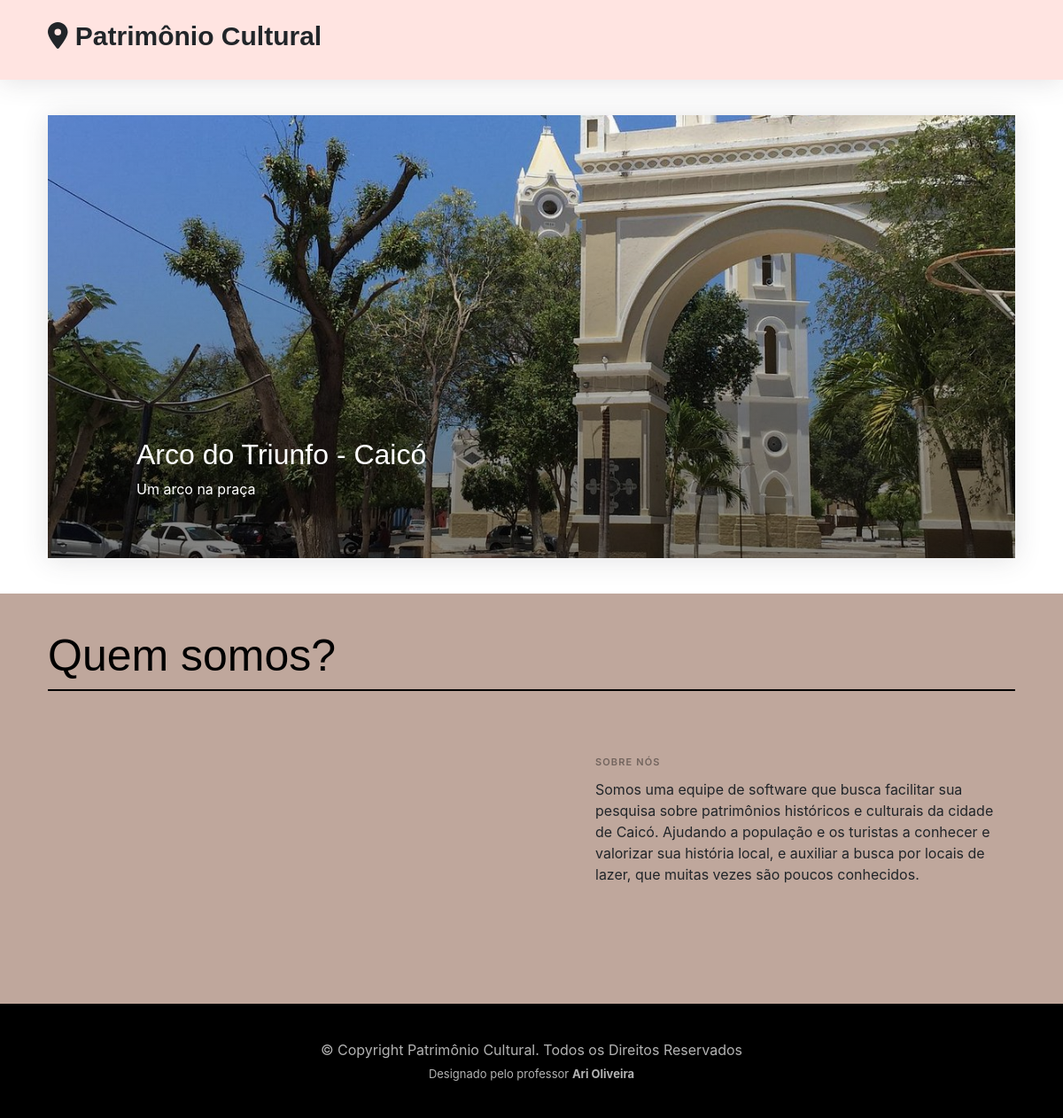
The page / on the database its author committed.
### PC/models.py (models this page shows, shortened)
class Patrimonio(models.Model):
    codigo = models.AutoField(primary_key=True)
    usuario = models.ForeignKey(Usuario, on_delete=models.CASCADE)
    nome = models.CharField(max_length=100)
    descricao = models.TextField(max_length=400)
    cidade = models.ForeignKey(Cidade, on_delete=models.CASCADE)
    bairro = models.CharField(max_length=100)
    logradouro = models.CharField(max_length=100)
    numero = models.CharField(max_length=16)
    datainauguracao = models.DateField(null=True, blank=True)
    funcionamento = models.CharField(max_length=100)
    curiosidades = models.TextField(null=True, blank=True)
    foto = models.ImageField(upload_to="img", null=True, blank=True)

class Cidade(models.Model):
    cidade = models.CharField(max_length=100)
    def __str__(self):
        return (self.cidade)

### PC/views.py (the view)
# urls.py: path('', index, name='url_index'),
def index(request):
    patrPesquisa = Patrimonio.objects.all()
    itens = list(patrPesquisa)
    random_items = random.sample(itens, 6)
    search = request.GET.get('search')
    pacote = {"patrimonios": patrPesquisa, "cidades": cida, "aleatorio": random_items}
    if search:
        patrPesquisa = patrPesquisa.filter(nome__icontains=search)
        pacote = {"patrimonios": patrPesquisa, "cidades": cida, "aleatorio": random_items}
        return render(request, "readP.html", pacote)
    return render(request, "index.html", pacote)

### PC/templates/index.html (shortened to what this page needs)
{% extends 'layouts/index.html' %}
{% block conteudo %}
<main id="main">
  <section id="hero-slider" class="hero-slider">
    <div class="container-md" data-aos="fade-in">
      <div class="row">
        <div class="col-12">
          <div class="swiper sliderFeaturedPosts shadow">
            <div class="swiper-wrapper">
              {% for i in aleatorio %}
                <div class="swiper-slide">
                  <a href="{% url 'url_showP' i.codigo %}" class="img-bg d-flex align-items-end" style="background-image: url({{ i.foto.url }})">
                    <div class="img-bg-inner">
                      <h2>{{ i.nome }} - {{ i.cidade }}</h2>
                      <p>{{ i.descricao }}</p>
                    </div>
                  </a>
                </div>
              {% endfor %}
            </div>
            <div class="custom-swiper-button-next">
              <span class="bi-chevron-right"></span>
            </div>
            <div class="custom-swiper-button-prev">
              <span class="bi-chevron-left"></span>
            </div>
          </div>
        </div>
      </div>
    </div>
  </section>
  <section class="category-section" style="background: #BFA79C;">
    <div class="container" data-aos="fade-up">
      <div class="section-header d-flex justify-content-between align-items-center mb-5">
        <h2>Quem somos?</h2>
      </div>
      <div class="row">
        <div class="container" data-aos="fade-up">
          <div class="row mb-5">
            <div class="d-md-flex post-entry-2 half">
              <a href="#" class="me-4 thumbnail">
                {% load static %}
              </a>
              <div class="ps-md-5 mt-4 mt-md-0">
                <div class="post-meta mt-4">Sobre nós</div>
                <p>Somos uma equipe de software que busca facilitar sua pesquisa sobre patrimônios históricos e culturais da cidade de Caicó. Ajudando a população e os turistas a conhecer e valorizar sua história local, e auxiliar a busca por locais de lazer, que muitas vezes são poucos conhecidos.</p>
              </div>
            </div>
          </div>
        </div>
      </div>
    </div>
  </section>
</main>
{% endblock %}

### PC/static/css/variables.css (style rules this page uses)
:root { --font-default: "Nunito", -apple-system, BlinkMacSystemFont, "Segoe UI", Roboto, "Helvetica Neue", Arial, sans-serif, "Apple Color Emoji", "Segoe UI Emoji", "Segoe UI Symbol", "Noto Color Emoji"; --font-primary: 'Nunito', sans-serif; --font-secondary: 'Inter', sans-serif; --color-default: #212529; --color-default-rgb: 33, 37, 41; --color-links: #212529; --color-links-hover: #15171a; --color-primary: #212529; --color-primary-light: #26282c; --color-primary-dark: #0b0c0e; --color-primary-rgb: 33, 37, 41; --color-primary-light-rgb: 38, 40, 44; --color-primary-dark-rgb: 11, 12, 14; --color-secondary: #596d80; --color-secondary-light: #8498aa; --color-secondary-dark: #404f5c; --color-secondary-rgb: 89, 109, 128; --color-secondary-light-rgb: 132, 152, 170; --color-secondary-dark-rgb: 64, 79, 92; --color-blue: #0d6efd; --color-blue-rgb: 13, 110, 253; --color-indigo: #6610f2; --color-indigo-rgb: 102, 16, 242; --color-purple: #6f42c1; --color-purple-rgb: 111, 66, 193; --color-pink: #f3268c; --color-pink-rgb: 243, 38, 140; --color-red: #df1529; --color-red-rgb: 223, 21, 4; --color-orange: #fd7e14; --color-orange-rgb: 253, 126, 20; --color-yellow: #ffc107; --color-yellow-rgb: 255, 193, 7; --color-green: #059652; --color-green-rgb: 5, 150, 82; --color-teal: #20c997; --color-teal-rgb: 32, 201, 151; --color-cyan: #0dcaf0; --color-cyan-rgb: 13, 202, 240; --color-white: #ffffff; --color-white-rgb: 255, 255, 255; --color-gray: #6c757d; --color-gray-rgb: 108, 117, 125; --color-black: #000000; --color-black-rgb: 0, 0, 0; --color-brown: #523E27; --color-brown-rgb: 82, 62, 39; }
:root { --bs-blue: var(--color-blue); --bs-indigo: var(--color-indigo); --bs-purple: var(--color-purple); --bs-pink: var(--color-pink); --bs-red: var(--color-red); --bs-orange: var(--color-orange); --bs-yellow: var(--color-yellow); --bs-green: var(--color-green); --bs-teal: var(--color-teal); --bs-cyan: var(--color-cyan); --bs-white: var(--color-white); --bs-gray: var(--color-gray); --bs-gray-dark: #343a40; --bs-gray-100: #f8f9fa; --bs-gray-200: #e9ecef; --bs-gray-300: #dee2e6; --bs-gray-400: #ced4da; --bs-gray-500: #adb5bd; --bs-gray-600: #6c757d; --bs-gray-700: #495057; --bs-gray-800: #343a40; --bs-gray-900: #212529; --bs-primary: var(--color-blue); --bs-secondary: var(--color-blue); --bs-success: #198754; --bs-info: #0dcaf0; --bs-warning: #ffc107; --bs-danger: #dc3545; --bs-light: #f8f9fa; --bs-dark: #212529; --bs-primary-rgb: var(--color-primary-rgb); --bs-secondary-rgb: var(--color-secondary-rgb); --bs-success-rgb: 25, 135, 84; --bs-info-rgb: 13, 202, 240; --bs-warning-rgb: 255, 193, 7; --bs-danger-rgb: 220, 53, 69; --bs-light-rgb: 248, 249, 250; --bs-dark-rgb: 33, 37, 41; --bs-white-rgb: var(--color-white-rgb); --bs-black-rgb: var(--color-black-rgb); --bs-body-color-rgb: var(--color-default-rgb); --bs-body-bg-rgb: 255, 255, 255; --bs-font-sans-serif: var(--font-default); --bs-font-monospace: SFMono-Regular, Menlo, Monaco, Consolas, "Liberation Mono", "Courier New", monospace; --bs-gradient: linear-gradient(180deg, rgba(255, 255, 255, 0.15), rgba(255, 255, 255, 0)); --bs-body-font-family: var(--font-default); --bs-body-font-size: 1rem; --bs-body-font-weight: 400; --bs-body-line-height: 1.5; --bs-body-color: var(--color-default); --bs-body-bg: #fff; }

### rows shown on the page
Patrimonio: foto (picture), nome "Arco do Triunfo", cidade "Caicó", descricao "Um arco na praça"
